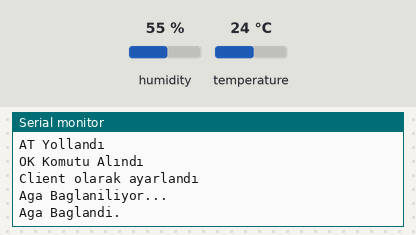
This sketch was run on a simulated Arduino Uno, built with avr-gcc and run on an emulated ATmega328P. Shown: the last lines printed to the serial monitor. The inputs (shaded band) are chosen by the test bench; at power-on: humidity 55 %, temperature 24 °C. The modem accepts every AT command (registered, SIM ready, sends succeed) and sends nothing else.

Above: at 2.2 s.
2.3 s: humidity set to 22 %
At 5.5 s:
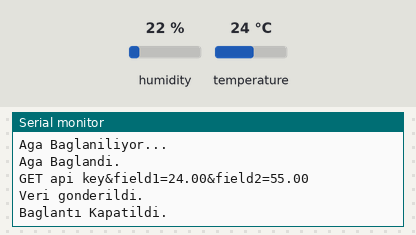
5.6 s: temperature set to 12 °C
7.1 s: humidity set to 40 %
At 9.9 s:
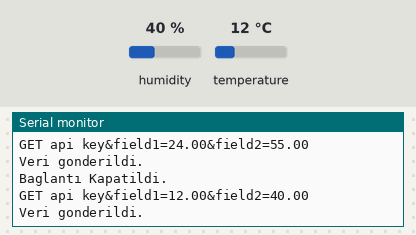

Measured:
- after the input at 7.1 s, the serial monitor: prints a new line after 2.0 s (image 2)

The sketch:

thing.ino
```cpp
#include <SoftwareSerial.h>
#include <dht11.h>
String agAdi = "modem";
String agSifresi = "sifre";

int rxPin = 10;
int txPin = 11;
int dht11Pin = 2;


String ip = "184.106.153.149";
float sicaklik, nem;
dht11 DHT11;

SoftwareSerial esp(rxPin, txPin);

void setup() {

  Serial.begin(9600);
  Serial.println("Started");
  esp.begin(115200);
  esp.println("AT");
  Serial.println("AT Yollandı");
  while(!esp.find("OK")){
    esp.println("AT");
    Serial.println("ESP8266 Bulunamadı.");
  }
  Serial.println("OK Komutu Alındı");
  esp.println("AT+CWMODE=1");
  while(!esp.find("OK")){
    esp.println("AT+CWMODE=1");
    Serial.println("Ayar Yapılıyor....");
  }
  Serial.println("Client olarak ayarlandı");
  Serial.println("Aga Baglaniliyor...");
  esp.println("AT+CWJAP=\""+agAdi+"\",\""+agSifresi+"\"");
  while(!esp.find("OK"));
  Serial.println("Aga Baglandi.");
  delay(1000);
}
void loop() {
  esp.println("AT+CIPSTART=\"TCP\",\""+ip+"\",80");
  if(esp.find("Error")){
    Serial.println("AT+CIPSTART Error");
  }
  DHT11.read(dht11Pin);
  sicaklik = (float)DHT11.temperature;
  nem = (float)DHT11.humidity;
  String veri = "GET api key";
  veri += "&field1=";
  veri += String(sicaklik);
  veri += "&field2=";
  veri += String(nem);
  veri += "\r\n\r\n";
  esp.print("AT+CIPSEND=");
  esp.println(veri.length()+2);
  delay(2000);


  if(esp.find(">")){
    esp.print(veri);
    Serial.println(veri);
    Serial.println("Veri gonderildi.");
    delay(1000);
  }
  Serial.println("Baglantı Kapatildi.");
  esp.println("AT+CIPCLOSE");
  delay(1000);
}
```

led.ino
```cpp

```
